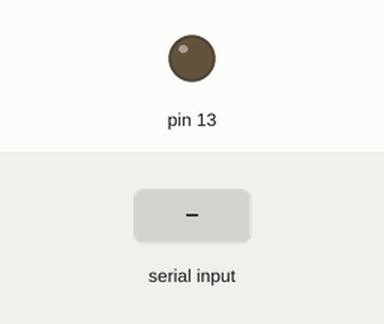
Bench run of a sketch on a simulated Arduino Uno, built with avr-gcc and run on an emulated ATmega328P. On the bench: output pins drawn as LEDs (lit = HIGH). The test bench sets the inputs (shaded band).

Above: at 1.2 s.
1.3 s: "1" received over Serial
At 1.6 s:
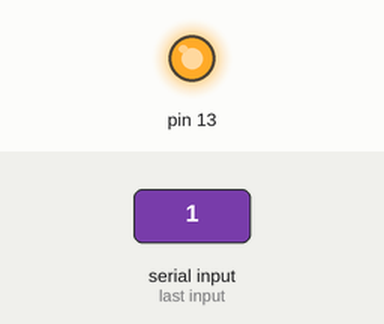
2.8 s: "0" received over Serial
At 3.9 s:
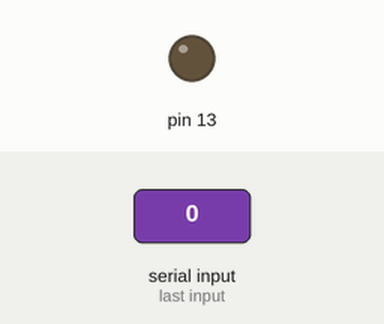
Timing chart, 0 to 5.8 s (numbered marks = the images above; inputs shaded):
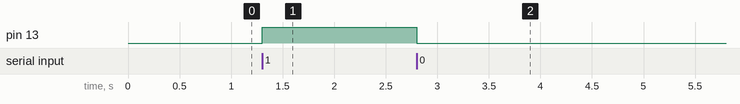

The sketch:

Rf_RX.ino
```cpp
void setup() {
pinMode(13,OUTPUT);
Serial.begin(9600);
}

void loop() {
  if(Serial.available()>0)
  {

  char d=Serial.read();

  switch(d)
  {

  case '1':
  digitalWrite(13,HIGH);
  break;


  case '0':
  digitalWrite(13,LOW);
  break;


  }


  }

}
```

Measured:
- after the input at 1.3 s, pin 13: LOW → HIGH at once
- after the input at 2.8 s, pin 13: HIGH → LOW at once
